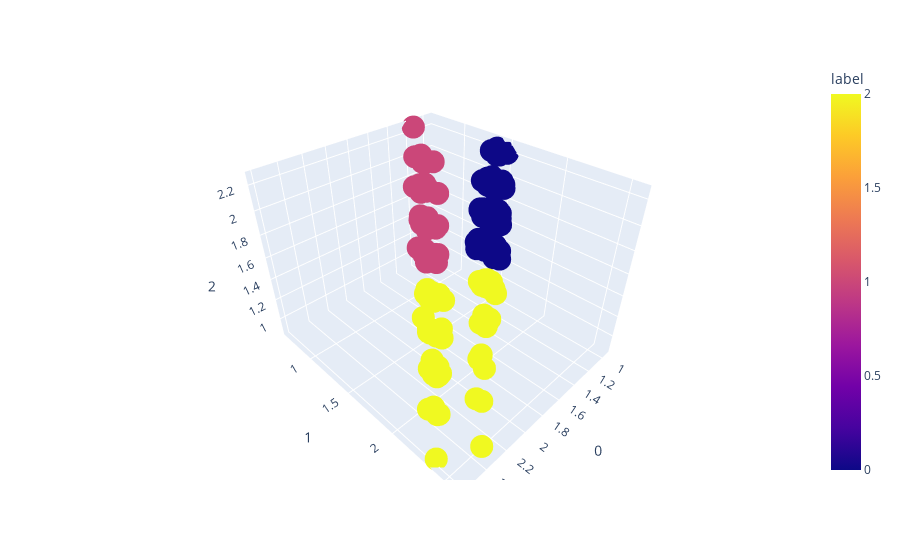

The cell this chart's notebook holds for it:
### Code cell
import plotly.express as px
fig = px.scatter_3d(df_kmeans.reset_index(),x=0, y=1,z=2,color='label',hover_name='index')
fig.show()

### Figure 1 — Plotly figure (JSON) as saved in the notebook; plotly's stock layout.template omitted (floating-point values rounded to 4 significant figures; data arrays with more than 128 entries replaced by an {"elided": "..."} marker saying what was removed)
{"data": [{"hovertemplate": "<b>%{hovertext}</b><br><br>0=%{x}<br>1=%{y}<br>2=%{z}<br>label=%{marker.color}<extra></extra>", "hovertext": {"elided": "500 int values"}, "legendgroup": "", "marker": {"color": {"elided": "500 int values"}, "coloraxis": "coloraxis", "symbol": "circle"}, "mode": "markers", "name": "", "scene": "scene", "showlegend": false, "type": "scatter3d", "x": {"elided": "500 float values"}, "y": {"elided": "500 float values"}, "z": {"elided": "500 float values"}}], "layout": {"coloraxis": {"colorbar": {"title": {"text": "label"}}, "colorscale": [[0, "#0d0887"], [0.1111, "#46039f"], [0.2222, "#7201a8"], [0.3333, "#9c179e"], [0.4444, "#bd3786"], [0.5556, "#d8576b"], [0.6667, "#ed7953"], [0.7778, "#fb9f3a"], [0.8889, "#fdca26"], [1, "#f0f921"]]}, "legend": {"tracegroupgap": 0}, "margin": {"t": 60}, "scene": {"domain": {"x": [0, 1], "y": [0, 1]}, "xaxis": {"title": {"text": "0"}}, "yaxis": {"title": {"text": "1"}}, "zaxis": {"title": {"text": "2"}}}}}
